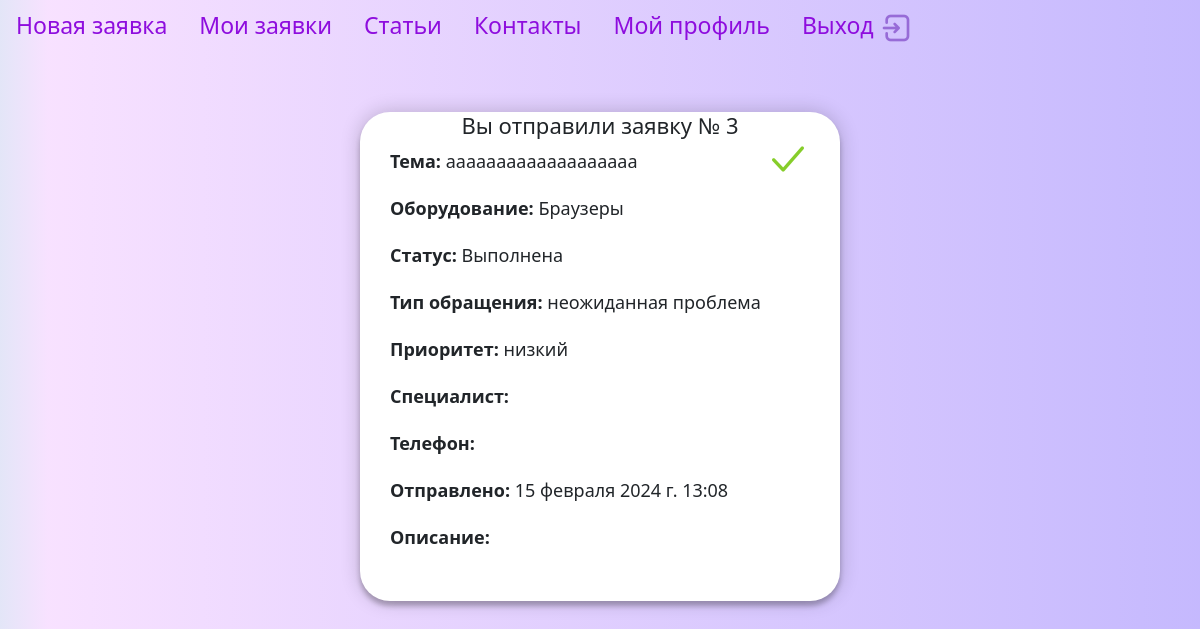
Screenshot of /helpdesk/wait_accept_detail/3/ (signed in) with the database file from the repository.
### helpdesk/models.py (models this page shows, shortened)
class Ticket(models.Model):
    STATUS_CHOICES = (
        ('активная', 'Активная',),
        ('в процессе', 'В процессе',),
        ('выполнено', 'Выполнено',),)
    TYPE_CHOICES = (
        ('неожиданная проблема', 'Неожиданная проблема',),
        ('повторное обращение', 'Повторное обращение',),
        ('консультация', 'Kонсультация',),)
    PRIORITY_CHOICES = (
        ('низкий', 'Низкий',),
        ('средний', 'Средний',),
        ('высокий', 'Высокий',),)
    title = models.CharField(max_length=50, verbose_name="Тема")
    equipment = models.ForeignKey('Equipment', on_delete=models.PROTECT, related_name='equipment', default='монитор',
                                  verbose_name="оборудование")
    status = models.CharField(max_length=20, choices=STATUS_CHOICES, default='активная', verbose_name="статус")
    description = models.TextField(blank=True, verbose_name="описание")
    type = models.CharField(max_length=40, choices=TYPE_CHOICES, default='неожиданная проблема',
                            verbose_name="Тип обращения")
    priority = models.CharField(max_length=40, choices=PRIORITY_CHOICES, default='cредний', verbose_name="Приоритет")
    opened_date = models.DateTimeField(auto_now_add=True, verbose_name="открыто")
    closed_date = models.DateTimeField(blank=True, null=True, verbose_name="выполнено")
    user = models.ForeignKey(get_user_model(), on_delete=models.SET_NULL, related_name='ticket', null=True,
                             default=None)
    empl = models.ForeignKey(User, on_delete=models.SET_NULL, related_name='empl', null=True, blank=True)
    class Meta:
        verbose_name = "заявку"
        verbose_name_plural = "заявки"

class Equipment(models.Model):
    name_equipment = models.CharField(max_length=60, verbose_name="оборудование")
    class Meta:
        verbose_name = "Оборудование/ПО"
        verbose_name_plural = "Оборудование"
    def __str__(self):
        return self.name_equipment

### helpdesk/views.py (the view)
# urls.py: path('wait_accept_detail/<int:ticket_id>/', views.MyTicketWaitAcceptDetail.as_view(), name='wait_accept_detail'),
class MyTicketWaitAcceptDetail(LoginRequiredMixin, View):
    template_name = 'helpdesk/wait_accept_detail.html'
    def get(self, request, ticket_id, *args, **kwargs):
        ticket = get_object_or_404(Ticket, id=ticket_id)
        return render(request, self.template_name, {'ticket': ticket})

### helpdesk/templates/helpdesk/wait_accept_detail.html (shortened to what this page needs)
{% extends 'base.html' %}
{% load static %}
{% block content %}
<div class="form-my-ticket">
           <form method="post" action="">
                        <button class="close-button-detail" type="submit">
                      <i> <img src="{% static 'helpdesk/images/galochka.png' %}" alt="Закрыть заявку" border="0" /></i>
                        </button>
                    </form>
    <h2>Вы отправили заявку № {{ ticket.id }}</h2>
    <p><strong>Тема: </strong>{{ ticket.title }}</p>
    <p><strong>Оборудование:</strong> {{ ticket.equipment }}</p>
    <p><strong>Статус:</strong> {{ ticket.status }}</p>
    <p><strong>Тип обращения:</strong> {{ ticket.type }}</p>
    <p><strong>Приоритет:</strong> {{ ticket.priority }}</p>
    <p><strong>Специалист:</strong> {{ ticket.empl.first_name }} {{ ticket.empl.last_name }}</p>
    <p><strong>Телефон:</strong> {{ ticket.empl.number_phone }}</p>
    <p><strong>Отправлено:</strong> {{ ticket.opened_date }}</p>
    <p><strong>Описание:</strong></p> <p class="description-details">{{ ticket.description }}</p>
</div>
{% endblock %}

### static/css/styles.css (style rules this page uses)
body { background: rgb(193,199,238) !important; background: linear-gradient(90deg, rgba(193,199,238,0.4514180672268907) 0%, rgba(237,181,255,0.4009978991596639) 4%, rgba(102,69,252,0.3757878151260504) 100%)!important; background: #d3cfff; font-family: "Roboto", sans-serif; -webkit-font-smoothing: antialiased; -moz-osx-font-smoothing: grayscale; }
html { height: 100%; }
.form-my-ticket { font-size: 18px; border-radius: 30px; position: relative; z-index: 1; background: #FFFFFF; height:auto; width: 40%; padding: 30px; box-shadow: 0 0 20px 0 rgba(0, 0, 0, 0.2), 0 5px 5px 0 rgba(0, 0, 0, 0.24); position: absolute; margin-top:5%; margin-right:30%; margin-left:30%; word-wrap: break-word; }
.form-my-ticket h2 { margin-bottom: 10px; text-align:center; margin-top:-30px; font-size:22px; }
.form-my-ticket p { display: block; margin-bottom: 20px }
.form-my-ticket button { background:none; border:none; }
.close-button-detail { background:none; float:right; top:0; display: block; border:none; pointer:cursor; }

### rows the page displays
Ticket: id "3", title "ааааааааааааааааааа", equipment "Браузеры", status "Выполнена", type "неожиданная проблема", priority "низкий", opened_date "15 февраля 2024 г. 13:08"
